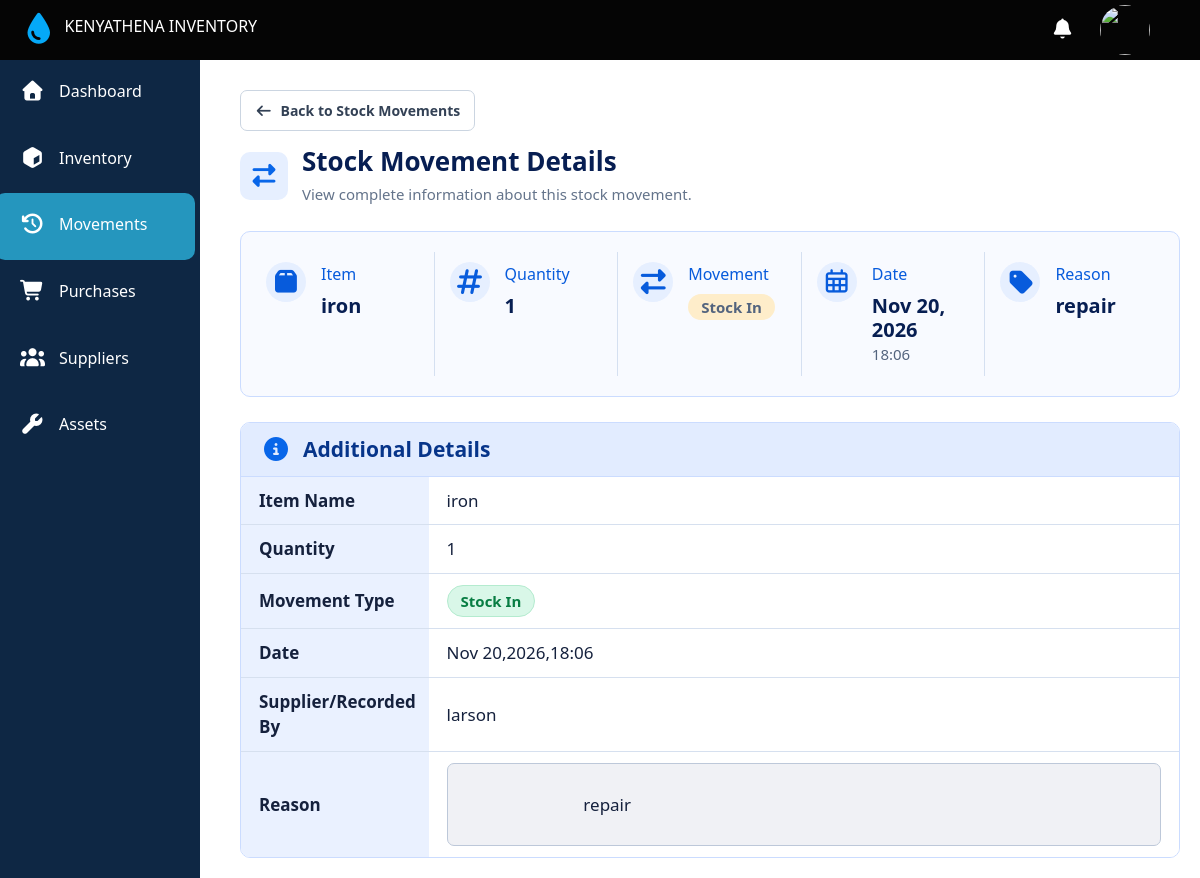
Screenshot of /stockmovements_details/78 with the database file from the repository.
### main/models.py (models this page shows, shortened)
class StockMovements(models.Model):
  Movement_type=[
    ('in','Stock In'),
    ('Out','Stock Out'),
  ]
  item = models.CharField(max_length=200)
  quantity = models.PositiveIntegerField()
  supplier_issued_to = models.CharField(max_length=200,null=True,blank=True)
  date=models.DateTimeField(auto_now_add=True)
  movement = models.CharField(max_length=200,choices=Movement_type)
  reason = models.CharField(max_length=300,null=True,blank=True)
  note = models.CharField(max_length=1000,null=True,blank=True)

### main/views.py (the view)
# urls.py: path('stockmovements_details/<str:movementid>',views.stockMovements_details,name ='stockmovements_details'),
def stockMovements_details(request, movementid):
    stock=StockMovements.objects.get(id=movementid)
    context ={
      'stock':stock,
    }
    return render(request, 'main/stock_movement_details.html',context)

### main/templates/main/stock_movement_details.html (shortened to what this page needs)
{% extends 'main/base.html' %}
{% block content %}
<main style="margin: 20px;">
        <div class="page-header">
        <a href="{% url 'stockmovements' %}" class="back-button">
            <i class="fa-solid fa-arrow-left"></i>
            Back to Stock Movements
        </a>
        <div class="page-title">
            <div class="title-icon">
                <i class="fa-solid fa-right-left"></i>
            </div>
            <div>
                <h2>Stock Movement Details</h2>
                <p>View complete information about this stock movement.</p>
            </div>
        </div>
    </div>
         <div class="movement-summary">
                <div class="summary-item">
                    <div class="summary-icon">
                        <i class="fa-solid fa-box"></i>
                    </div>
                    <div class="summary-content">
                        <span>Item</span>
                        <h3>{{stock.item}}</h3>
                    </div>
                </div>
                <div class="summary-item">
                    <div class="summary-icon">
                        <i class="fa-solid fa-hashtag"></i>
                    </div>
                    <div class="summary-content">
                        <span>Quantity</span>
                        <h3>{{stock.quantity}}</h3>
                    </div>
                </div>
                <div class="summary-item">
                    <div class="summary-icon">
                        <i class="fa-solid fa-right-left"></i>
                    </div>
                    <div class="summary-content">
                        <span>Movement</span>
                        {% if stock.movement == "in" %}
                        <h3><small class="stock-in">Stock {{stock.movement}}</small></h3>
                        {% else %}
                        <h3><small class="stock-Out">Stock {{stock.movement}}</small></h3>
                        {% endif %}
                    </div>
                </div>
                <div class="summary-item">
                    <div class="summary-icon">
                        <i class="fa-regular fa-calendar-days"></i>
                    </div>
                    <div class="summary-content">
                        <span>Date</span>
                        <h3>{{stock.date|date:"M d, Y"}}</h3>
                        <small>{{stock.date|date:"H:i"}}</small>
                    </div>
                </div>
                <div class="summary-item">
                    <div class="summary-icon">
                        <i class="fa-solid fa-tag"></i>
                    </div>
                    <div class="summary-content">
                        <span>Reason</span>
                        <h3>{{stock.reason}}</h3>
                    </div>
                </div>
        </div>
        <div class="details-container">
        <div class="details-header">
            <i class="fa-solid fa-circle-info"></i>
            <h3>Additional Details</h3>
        </div>
        <table class="details-table">
            <tbody>
                <tr>
                    <th>Item Name</th>
                    <td>{{stock.item}}</td>
                </tr>
                <tr>
                    <th>Quantity</th>
                    <td>{{stock.quantity}}</td>
                </tr>
                <tr>
                    <th>Movement Type</th>
                    <td>
                        <span class="movement-badge">Stock {{stock.movement}}</span>
                    </td>
                </tr>
                <tr>
                    <th>Date</th>
                    <td>{{stock.date|date:"M d,Y,H:i"}}</td>
                </tr>
                <tr>
                    <th>Supplier/Recorded By</th>
                    <td>{{stock.supplier_issued_to}}</td>
                </tr>
                <tr>
                    <th>Reason</th>
                    <td>
                        <div class="detail-description">
                            {{stock.reason}}
                        </div>
                    </td>
                </tr>
            </tbody>
        </table>
    </div>
  </main>
{% endblock content %}

### main/static/main/css/masawe.css (style rules this page uses)
body { margin: 90px 0 0 220px; padding: 0; box-sizing: border-box; background-color: rgb(240, 244, 254); }
html, body { scrollbar-width: none; -ms-overflow-style: none; }

### main/templates/main/navbar.html (style rules this page uses)
a { display: flex; text-decoration: none; color: white; align-items: center; height: 100%; width: 100%; }

### main/templates/main/stock_movement_details.html (style rules this page uses)
.movement-summary { display: grid; grid-template-columns: repeat(5, 1fr); background: #f8faff; border: 1px solid #cbdcff; border-radius: 10px; padding: 20px 10px; margin-top: 20px; }
.summary-item { display: flex; align-items: flex-start; gap: 15px; padding: 10px 15px; border-right: 1px solid #d5e0f1; min-width: 0; }
.summary-item:last-child { border-right: none; }
.summary-icon { color: #075bdc; font-size: 25px; background: #e6efff; border-radius: 50%; min-width: 40px; height: 40px; display: flex; align-items: center; justify-content: center; }
.summary-content span { color: #075bdc; font-size: 16px; display: block; margin-bottom: 8px; }
.summary-content h3 { font-size: 20px; color: #071e52; font-weight: 700; margin: 0; }
.summary-content small { font-size: 15px; color: #53647e; }
.stock-Out { display: inline-block; padding: 4px 13px; border-radius: 20px; background: rgb(254, 237, 202); color: rgb(199, 116, 43); font-size: 15px; font-weight: 600; }
.details-container { width: 100%; background: #fff; border: 1px solid #cbdcff; border-radius: 10px; overflow: hidden; margin-top: 25px; }
.details-header { display: flex; align-items: center; gap: 12px; padding: 14px 20px; background: #e2ecff; border-bottom: 1px solid #cbdcff; }
.details-header i { font-size: 24px; color: #0866e9; }
.details-header h3 { margin: 0; font-size: 21px; font-weight: 700; color: #07358a; }
.details-table { width: 100%; border-collapse: collapse; table-layout: fixed; }
.details-table th, .details-table td { padding: 11px 18px; text-align: left; border-bottom: 1px solid #d6e0ef; font-size: 17px; color: #15213d; }
.details-table th { width: 20%; background: #eaf1ff; font-weight: 700; }
.details-table td { background: #fff; font-weight: 400; }
.details-table tr:last-child th, .details-table tr:last-child td { border-bottom: none; }
.movement-badge { display: inline-block; padding: 4px 13px; border-radius: 20px; background: #d9f7e8; border: 1px solid #b4ebcf; color: #087d43; font-size: 15px; font-weight: 600; }
.detail-description { width: 100%; min-height: 10px; padding: 0px 12px; box-sizing: border-box; background: #f0f1f5; border: 1px solid #bdc8d9; border-radius: 7px; line-height: 1.6; white-space: pre-wrap; overflow-wrap: anywhere; }
.page-header { display: flex; flex-direction: column; align-items: flex-start; gap: 15px; margin-bottom: 25px; }
.back-button { display: inline-flex; align-items: center; gap: 8px; width: fit-content; padding: 9px 14px; background: #fff; border: 1px solid #cbd5e1; border-radius: 7px; color: #334155; text-decoration: none; font-size: 14px; font-weight: 600; }
.page-title { display: flex; align-items: center; gap: 14px; }
.title-icon { width: 48px; height: 48px; display: flex; align-items: center; justify-content: center; background: #e6efff; border-radius: 10px; color: #0866e9; font-size: 23px; flex-shrink: 0; }
.page-title h2 { font-size: 26px; font-weight: 700; color: #071e52; margin: 0 0 6px; }
.page-title p { font-size: 15px; color: #64748b; margin: 0; }
body { background-color:rgba(255,255,255,0.1); }

### rows the page displays
StockMovements: item "iron", quantity "1", movement "In", date "Nov 20, 2026", date "18:06", reason "repair", date "Nov 20,2026,18:06", supplier_issued_to "larson"
